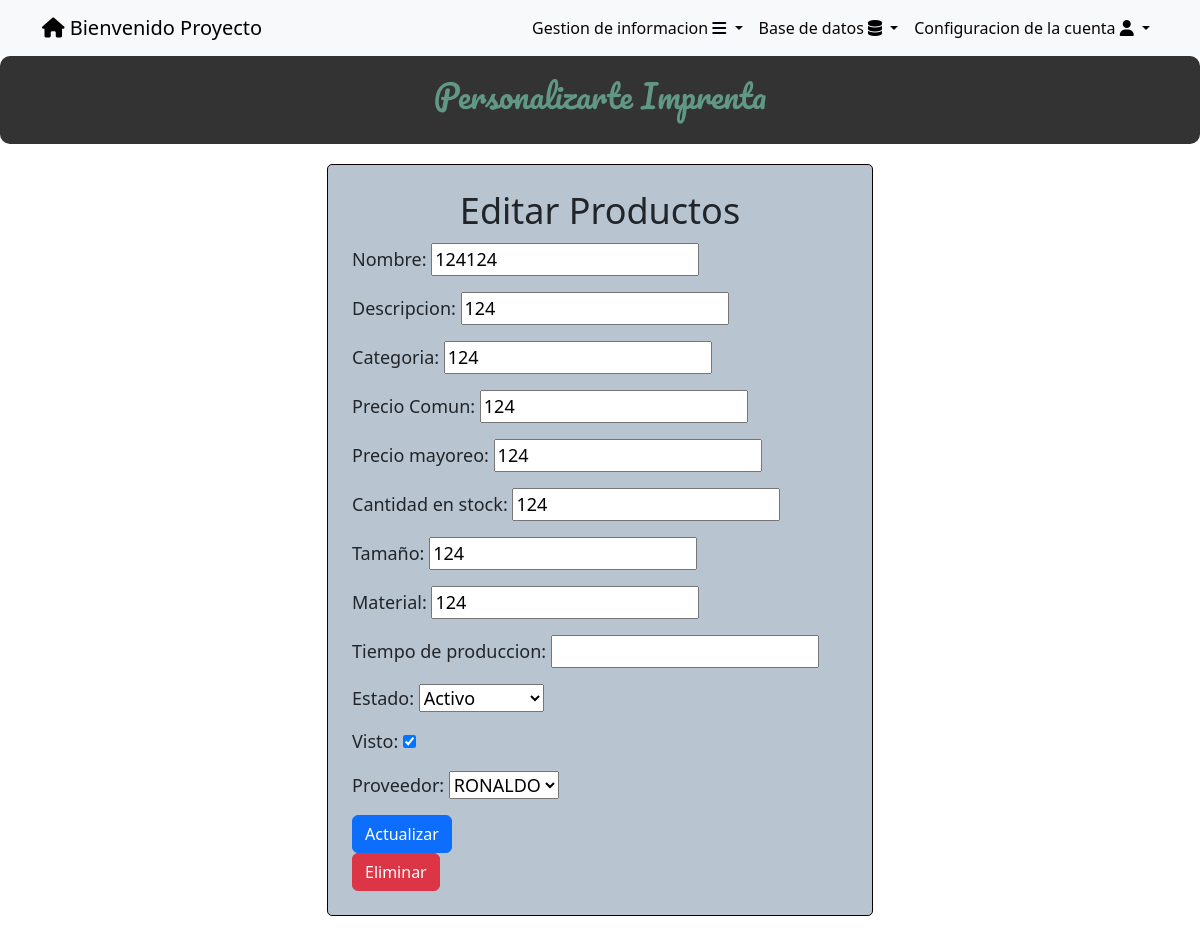
Screenshot of /productos/61/ (signed in) with the database file from the repository.
### tasks/models.py (models this page shows, shortened)
class Producto(models.Model):
    nombre = models.CharField(max_length=50)
    descripcion = models.CharField(max_length=50)
    categoria = models.CharField(max_length=50)
    precioComun = models.IntegerField(blank=True, null=True)
    precioMayoreo = models.IntegerField(blank=True, null=True)
    canStock = models.IntegerField(blank=True, null=True)
    fechaingreso = models.DateTimeField(auto_now_add=True,null=True,blank=True)
    tamaño = models.CharField(max_length=50, blank=True, null=True)
    material = models.CharField(max_length=50, blank=True, null=True)
    tiempodeProduccion = models.TimeField(blank=True, null=True)
    visto = models.BooleanField(default=False)
    ACTIVO = 'Activo'
    DESACTIVADO = 'Desactivado'
    ESTADO_CHOICES = [
        (ACTIVO, 'Activo'),
        (DESACTIVADO, 'Desactivado'),
    ]
    estado = models.CharField(max_length=50, blank=True, null=True,choices=ESTADO_CHOICES,)
    idProveedor = models.ForeignKey(Proveedor,on_delete=models.CASCADE,blank=True,null=True,)
    user = models.ForeignKey(User, on_delete=models.CASCADE,blank=True, null=True)

class Proveedor(models.Model):
    nombre = models.CharField(blank=True,null=True,max_length=100)
    correo = models.EmailField(blank=True,null=True)
    telefono = models.CharField(blank=True,null=True,max_length=100)
    estadodelprovedor = models.TextField(blank=True,null=True)
    user = models.ForeignKey(User, on_delete=models.CASCADE,blank=True, null=True)
    def __str__(self):
        return self.nombre

### tasks/views.py (the view)
# urls.py: path('productos/<int:producto_id>/', views.producto_detail,name='producto_detail'),
@login_required
def producto_detail(request, producto_id):
    producto = get_object_or_404(Producto, pk=producto_id)
    if request.user.is_superuser:
        form = ProductoForm(instance=producto)
    else:
        if producto.user != request.user:
            return HttpResponseForbidden("No tienes permiso para acceder a esta página.")
        form = ProductoForm(instance=producto)
    if request.method == 'POST':
        form = ProductoForm(request.POST, instance=producto)
        if form.is_valid():
            form.save()
            return redirect('productos')
    return render(request, 'producto_detail.html', {
        'producto': producto,
        'form': form
    })

### tasks/forms.py
class ProductoForm(ModelForm):
    class Meta:
        model = Producto
        fields = ['nombre','descripcion','categoria','precioComun','precioMayoreo','canStock','tamaño','material','tiempodeProduccion','estado','visto','idProveedor',]
        labels = {
            'precioComun':'Precio Comun',
            'precioMayoreo':'Precio mayoreo',
            'canStock':'Cantidad en stock',
            'fechaingreso':'Fecha de Ingreso',
            'tiempodeProduccion':'Tiempo de produccion',
            'idProveedor':'Proveedor'
        }

### tasks/templates/producto_detail.html (shortened to what this page needs)
{% extends 'base.html' %}
{% block content %}
<body>
    <center>
        <div class="feature-box">
            <h2>Personalizarte Imprenta</h2>
        </div>
    </center>
    <div class="container">
        <div class="row justify-content-center">
            <div class="col-md-6">
                <div class="custom-form-container p-4">
                    <center>
                        <h1>Editar Productos</h1>
                    </center>
                    <form method="post">
                        {{ form.as_p }}
                        <button class="btn btn-primary">
                            Actualizar
                        </button>
                    </form>
                    {% if user.is_superuser  %}
                    <form method="post" action="{% url 'delete_productos' producto.id %}">
                        <button class="btn btn-danger" type="submit">Eliminar</button>
                    </form>
                    {% endif %}
                </div>
            </div>
        </div>
    </div>
</body>
{% endblock %}

### tasks/templates/base.html (shortened to what this page needs)
<!DOCTYPE html>
<html lang="en">
<head>
    <link rel="stylesheet" href="https://cdn.jsdelivr.net/npm/bootstrap@5.3.2/dist/css/bootstrap.min.css">
    <link rel="stylesheet" href="https://cdnjs.cloudflare.com/ajax/libs/font-awesome/6.4.2/css/all.min.css">
    <link rel="stylesheet" href="https://cdn.jsdelivr.net/npm/bootstrap@5.3.2/dist/css/bootstrap.min.css">
</head>
<body>
    <nav class="navbar navbar-expand-lg bg-body-tertiary">
        <div class="container">
            {% if user.is_authenticated %}
            <a class="navbar-brand" href="/" id="uno"> <i class="fa-solid fa-house" style="color: #000000;"></i>
                Bienvenido {{user.username}}</a>
            {% endif %}
            {% if user.is_authenticated %}
            <div class="collapse navbar-collapse" id="navbarSupportedContent">
                <ul class="navbar-nav ms-auto">
                    <li class="nav-item dropdown">
                        <a class="nav-link dropdown-toggle" href="#" role="button" data-bs-toggle="dropdown"
                            aria-expanded="false">
                            Gestion de informacion <i class="fa-solid fa-bars" style="color: #00040b;"></i>
                        </a>
                    </li>
                    {% if user.is_superuser %}
                    <li class="nav-item dropdown">
                        <a class="nav-link dropdown-toggle" href="#" role="button" data-bs-toggle="dropdown"
                            aria-expanded="false">
                            Base de datos <i class="fa-solid fa-database" style="color: #000000;"></i>
                        </a>
                        {% endif %}
                    <li class="nav-item dropdown">
                        <a class="nav-link dropdown-toggle" href="#" role="button" data-bs-toggle="dropdown"
                            aria-expanded="false">
                            Configuracion de la cuenta <i class="fa-solid fa-user" style="color: #000000;"></i>
                        </a>
            {% endif %}
        </div>
    </nav>
</body>
</html>
{% block content %}
{% endblock %}

### tasks/templates/base.html (style rules this page uses)
.nav-link { display: block; text-decoration: none; color: #080404; padding: 5px; }

### tasks/templates/producto_detail.html (style rules this page uses)
.custom-form-container { background-color: #f8f9fa; border: 1px solid #0e0101; border-radius: 5px; padding: 10px; margin-top: 20px; margin-bottom: 20px; }
.custom-form-container { background-color: #b8c5d1; border: 1px solid #0b0101; border-radius: 5px; }
.feature-box { background-color: rgba(0, 0, 0, 0.8); color: white; padding: 20px; text-align: center; border-radius: 10px; transition: transform 0.3s ease; }
h1 { font-size: 36px; margin-bottom: 10px; }
h2 { font-family: 'Pacifico', cursive; color: rgb(97, 152, 133); font-size: 32px; margin-bottom: 10px; }
p { font-size: 18px; }

### rows the page displays
Producto: nombre "124124", descripcion "124", categoria "124", precioComun "124", precioMayoreo "124", canStock "124", tamaño "124", material "124", estado "Activo", visto "☑", idProveedor "RONALDO"

### other values shown
{{ user.username }} "Proyecto"
